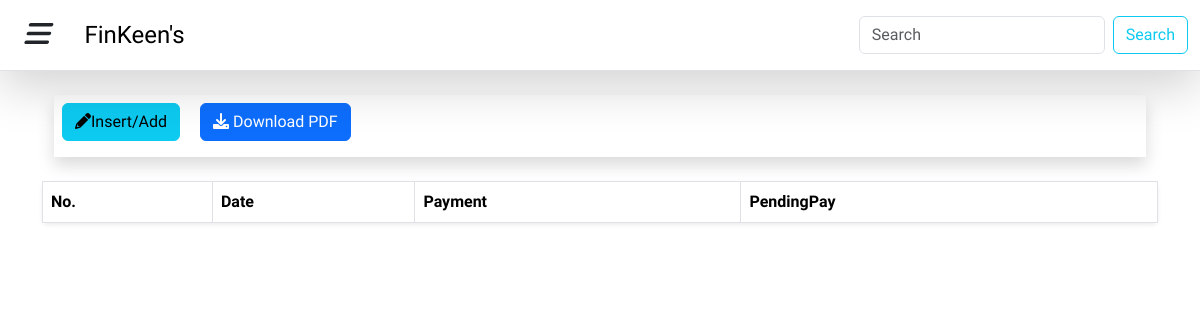
/club/193/view-databook/, run on an earlier commit of the app's database.
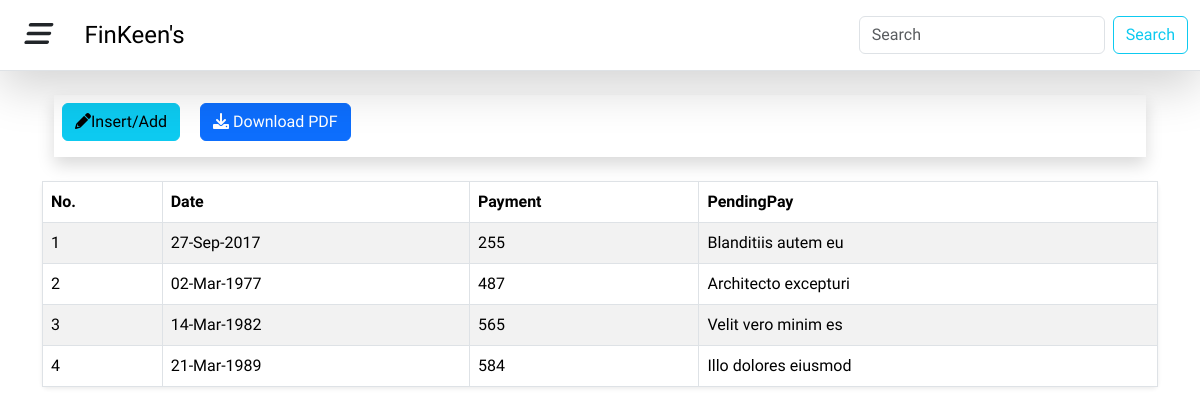
And on a later commit of the database.
### club/models.py (models this page shows)
class EntryQueue(BaseModel):
    record_ledgers= models.ForeignKey(RecordLedgers, on_delete=models.SET_NULL, null=True)
    column_title = models.CharField(max_length=10, blank=False, null=True)

class EntryValue(BaseModel):
    column = models.ForeignKey(EntryQueue, related_name="entryvaluechild", on_delete=models.SET_NULL, null=True)
    entries_value =  models.CharField(max_length=50, blank=True, null=True)

### club/views.py (the view)
# urls.py: path('<int:id>/view-databook/', views.view_databook, name="view_databook"),
def view_databook(request, id):
    related_column_names = EntryQueue.objects.filter(record_ledgers__id=id)
    combined_data = []
    for entry_queue in related_column_names:
        books_by_author = entry_queue.entryvaluechild.all()
        combined_data.append({
            'entryQueueName': entry_queue.column_title,  # The name of the EntryQueue
            'values': [value.entries_value for value in books_by_author]  # List of EntryValue values
        })
    max_length = max(len(item['values']) for item in combined_data)
    transposed_data = []
    for i in range(max_length):
        row = []
        for item in combined_data:
            row.append(item['values'][i] if i < len(item['values']) else None)
        transposed_data.append(row)
    context = {
        'combined_data': transposed_data,  # Transposed data to match the table format
        'related_column_names': related_column_names , # Column titles (EntryQueue names)
        "id":id,
    }
    return render(request, "club/book/view-book.html", context)

### templates/club/book/view-book.html
{% extends "base.html" %}
{% block content %}
<div class="container">
        <div class="container mt-4">
            <div class="  bg-white p-2 shadow">
                <a href="{% url "club:insert_databook" id=id %}" class="btn btn-info me-3 mb-2">
                    <i class="fas fa-pencil-alt"></i>Insert/Add
                </a>
                <button type="button" class="btn btn-primary me-3 mb-2">
                    <i class="fas fa-download"></i> Download PDF
                </button>
            </div>
        </div>
        <table class="table-responsive table table-bordered table-striped mt-4 table-hover border rounded shadow-sm p-2">
            <thead>
                <tr>
                    <th scope="col" class="">No.</th>
                    {% for column in related_column_names %}
                    <th scope="col">{{ column.column_title }}</th>
                    {% endfor %}
                </tr>
            </thead>
            <tbody>
                {% for row in combined_data %}
                    <tr>
                        <td>{{ forloop.counter }}</td>
                        {% for value in row %}
                            <td>{{ value }}</td>
                        {% endfor %}
                    </tr>
                {% endfor %}
            </tbody>
        </table>
</div>
{% endblock content %}

### templates/base.html (shortened to what this page needs)
<!doctype html>
{% load custom_filters %}
{% load static %}
<html lang="en">
  <head>
      <link rel="stylesheet" href="https://cdnjs.cloudflare.com/ajax/libs/font-awesome/6.0.0-beta3/css/all.min.css">
    <link href="https://cdn.jsdelivr.net/npm/bootstrap@5.3.3/dist/css/bootstrap.min.css" rel="stylesheet">
  </head>
  <body>
    {% include "components/layouts/partials/navbar.html" %}
     {% block content %}
     {% endblock content %}
  </body>
</html>

### templates/components/layouts/partials/navbar.html (shortened to what this page needs)
<nav class="navbar navbar-expand-lg bg-white shadow-lg border-bottom">
  <div class="container-fluid">
    <button
      class="btn border-0 fs-3 fw-normal "
      type="button"
      data-bs-toggle="offcanvas"
      data-bs-target="#offcanvasWithBackdrop"
      aria-controls="offcanvasWithBackdrop"
    >
    <i class="fa-light fa fa-bars" style="font-style:oblique!important;"></i>
    </button>
    <a class="navbar-brand ms-4 fs-4" href="#">FinKeen's</a>
    <form class="d-flex ms-auto" role="search">
      <input
        class="form-control me-2"
        type="search"
        placeholder="Search"
        aria-label="Search"
      />
      <button class="btn btn-outline-info" type="submit">Search</button>
    </form>
  </div>
</nav>

What changed in the data, as far as the page shows it:
added EntryValue: row "27-Sep-2017"
added EntryValue: row "255"
added EntryValue: row "Blanditiis autem eu"
added EntryValue: row "02-Mar-1977"
added EntryValue: row "487"
added EntryValue: row "Architecto excepturi"
added EntryValue: row "14-Mar-1982"
added EntryValue: row "565"
added EntryValue: row "Velit vero minim es"
added EntryValue: row "21-Mar-1989"
added EntryValue: row "584"
added EntryValue: row "Illo dolores eiusmod"
Also different on the page:
new list line: "1"
new list line: "2"
new list line: "3"
new list line: "4"
